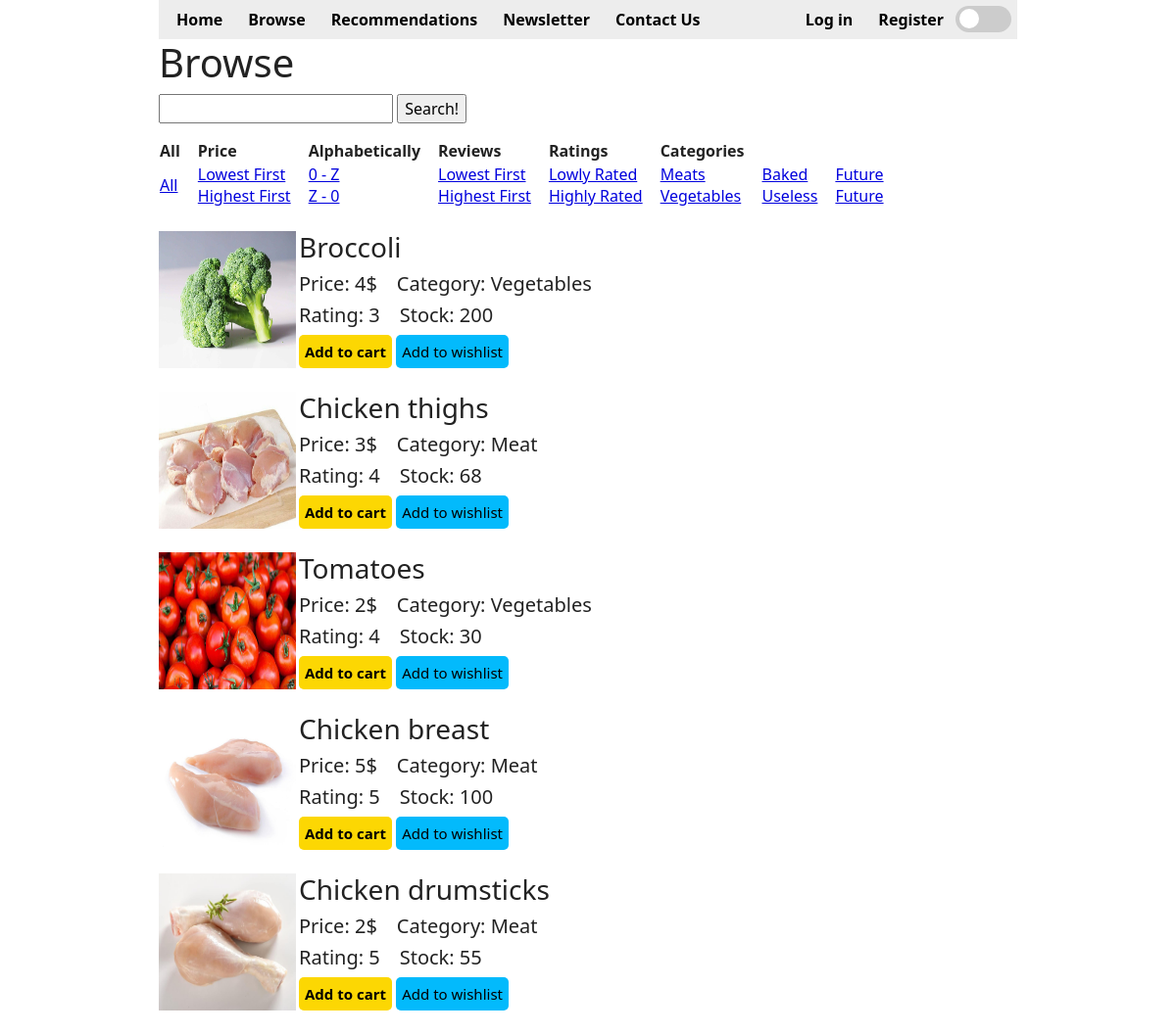
Before: /Items/lowRating with the older database file.
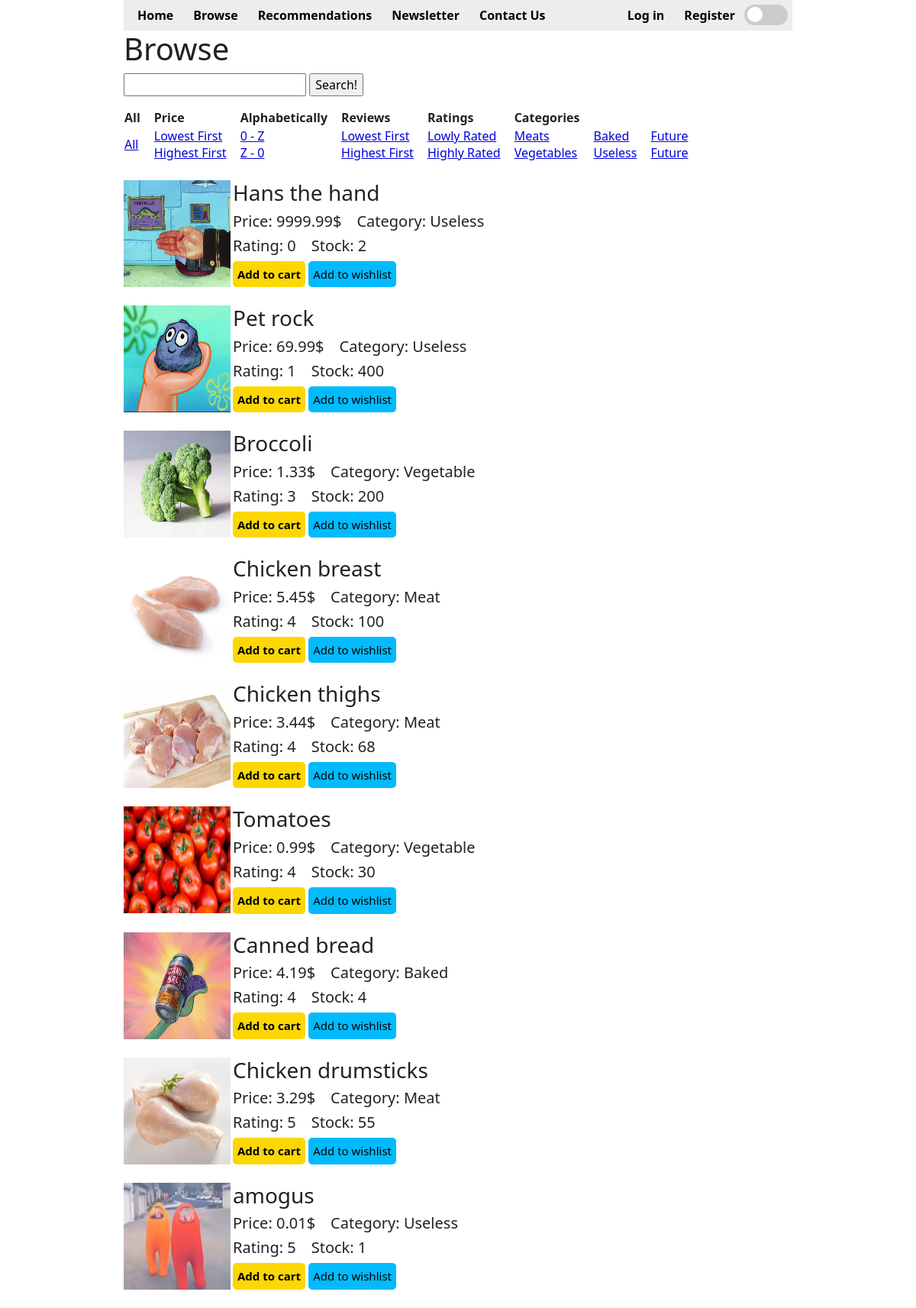
After: the same page with the newer database file.
### tables this page shows
CREATE TABLE `items` (
  `item_id` int(11) NOT NULL,
  `name` varchar(64) NOT NULL,
  `stock` int(11) NOT NULL,
  `price` double NOT NULL,
  `category` varchar(24) NOT NULL,
  `rating` int(11) NOT NULL,
  `image` varchar(100) NOT NULL
);

### app/controllers/Items.php (called while the page is built, shortened)
<?php
class Items extends \app\core\Controller {
	public function lowRating() {
		$item = new \app\models\Items();
		$items = $item->getLowRated();
		$this->view('Items/index', $items);
	}
}

### app/core/App.php (called while the page is built, shortened)
<?php
class App {
	private $method = 'index';
	public function __construct() {
		$url = self::parseUrl();
		if (isset($url[0])) {
			unset($url[0]);
		}
		$this->controller = new $this->controller;
		if (isset($url[1])) {
			if (method_exists($this->controller, $url[1])) {
				$this->method = $url[1];
			}
			unset($url[1]);
		}
		$this->params = $url ? array_values($url) : [];
		call_user_func_array([$this->controller, $this->method], $this->params);
	}
	private static function parseUrl() {
		if (isset($_GET['url'])) { return explode('/', filter_var(rtrim($_GET['url'], '/'), FILTER_SANITIZE_URL)); }
	}
}

### index.php (called while the page is built, shortened)
<?php
	new \app\core\App();

### app/models/Items.php (called while the page is built, shortened)
<?php
class Items extends \app\core\Model {
	function getLowRated() {
		$SQL = 'SELECT * FROM items ORDER BY rating ASC';
		$STMT = self::$_connection->prepare($SQL);
		$STMT->execute();
		$STMT->setFetchMode(\PDO::FETCH_CLASS, "app\models\Items");
		return $STMT->fetchAll();
	}
}

### app/core/DBConnection.php (called while the page is built, shortened)
<?php
class DBConnection {
	static $connection = null;
	private function __construct() {
		if (self::$connection == null) {
			$host = 'localhost';
			$DBname = 'redteam';
			$user = 'root';
			$password = '';
			self::$connection = new \PDO("mysql:host=$host;dbname=$DBname", $user, $password);
		}
	}
	public static function getInstance() {
		return self::$connection;
	}
}

### app/views/Items/Index.php (the view, shortened to what this page needs)
<html>
<head>
	<link href="https://cdn.jsdelivr.net/npm/bootstrap@5.1.3/dist/css/bootstrap.min.css" rel="stylesheet">
	<link rel="stylesheet" type="text/css" href="/app/styles/noReposition.css">
	<link rel="stylesheet" type="text/css" href="/app/styles/general.css">
	<link rel="stylesheet" type="text/css" href="/app/styles/dark_mode.css">
	<link rel="stylesheet" type="text/css" href="/app/styles/items.css">
	<link rel="stylesheet" type="text/css" href="/app/styles/linkbuttons.css">
	<link rel="stylesheet" type="text/css" href="/app/styles/filters.css">
</head>
<body>
	<div class='container'>
		<h1>Browse</h1>
		<form method="post" action='/Items/search'>
		<input type="text" name="search" />
		<input type="submit" value="Search!" />
		</form>
		<table>
			<tr><th>All</th> <th>&emsp;Price</th> <th>&emsp;Alphabetically</th> <th>&emsp;Reviews</th> <th>&emsp;Ratings</th> <th>&emsp;Categories</th></tr>
			<td><label><a href='/Items/all'>All</a></label></td>
			<td>&emsp;<label><a href='/Items/lowPrice' class='filter'>Lowest First</label><br>
			<label>&emsp;<a href='/Items/highPrice' class='filter'>Highest First</label></td>
			<td>&emsp;<label><a href='/Items/ascending' class='filter'>0 - Z</label><br>
			<label>&emsp;<a href='/Items/descending' class='filter'>Z - 0</label></td>
			<td><label>&emsp;<a href='/Items/lowReview' class='filter'>Lowest First</label><br>
			<label>&emsp;<a href='/Items/highReview' class='filter'>Highest First</label></td>
			<td><label>&emsp;<a href='/Items/lowRating' class='filter'>Lowly Rated</label><br>
			<label>&emsp;<a href='/Items/highRating' class='filter'>Highly Rated</label></td>
			<td><label>&emsp;<a href='/Items/cateMeat' class='filter'>Meats</label><br>
			<label>&emsp;<a href='/Items/cateVegetable' class='filter'>Vegetables</label></td>
			<td><label>&emsp;<a href='/Items/cateBaked' class='filter'>Baked</label><br>
			<label>&emsp;<a href='/Items/cateUseless' class='filter'>Useless</label></td>
			<td><label>&emsp;<a href='/Items/index' class='filter'>Future</label><br>
			<label>&emsp;<a href='/Items/index' class='filter'>Future</label></td>
		</table><br>
		<?php
			foreach ($data as $items) {
				echo "
					<div class='item'>
						<img src='/images/$items->image' align='left'>
						<h3>$items->name</h3>
						<h5>Price: $items->price$&emsp;Category: $items->category</h5>
						<h5>Rating: $items->rating&emsp;Stock: $items->stock</h5>
						<a href=/Items/addToCart?item_id=$items->item_id&price=$items->price'addToCart class='linkbutton' id='buy'>Add to cart</a>
						<a href='addToWishList?item_id=$items->item_id'addToWishlist class='linkbutton'>Add to wishlist</a>
					</div> <br>";
			}
		?>
	</div>
</body>
</html>

Changed rows visible on the page:
added items: image (picture), name "Hans the hand", price "9999.99", category "Useless", rating "0", stock "2"
added items: image (picture), name "Pet rock", price "69.99", category "Useless", rating "1", stock "400"
changed items "Broccoli": price "4" → "1.33"; category "Vegetables" → "Vegetable"
changed items "Chicken breast": price "5" → "5.45"; rating "5" → "4"; moves up the list
changed items "Chicken thighs": price "3" → "3.44"
changed items "Tomatoes": price "2" → "0.99"; category "Vegetables" → "Vegetable"
added items: image (picture), name "Canned bread", price "4.19", category "Baked", rating "4", stock "4"
changed items "Chicken drumsticks": price "2" → "3.29"
added items: image (picture), name "amogus", price "0.01", category "Useless", rating "5", stock "1"
